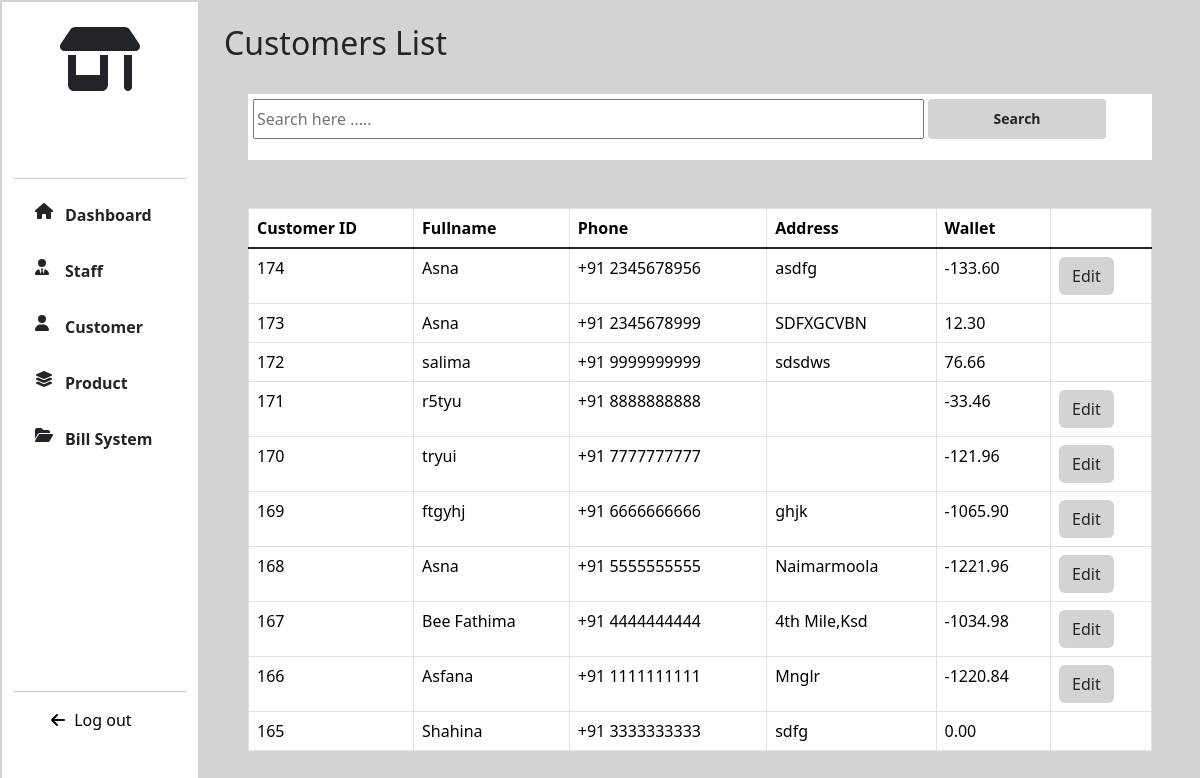
/CUSTOMER/ (signed in), run on an earlier commit of the app's database.
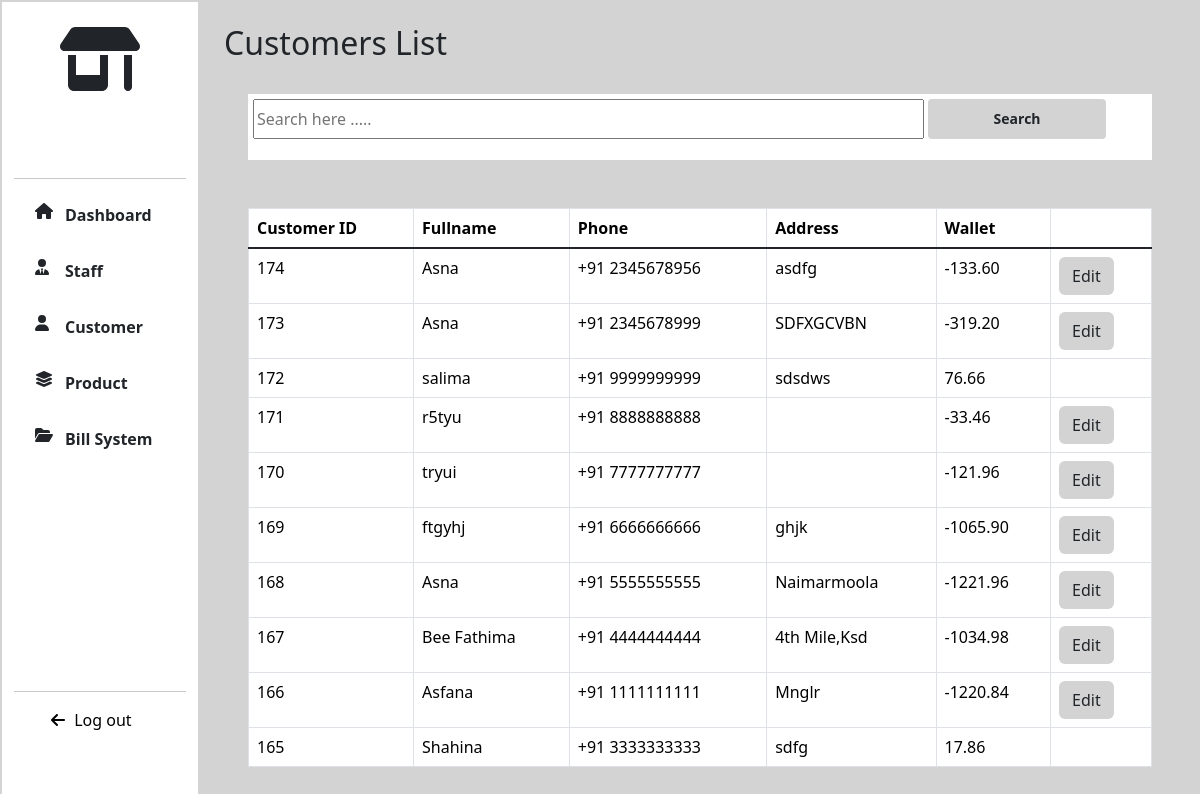
And on a later commit of the database.
### CUSTOMER/models.py (models this page shows, shortened)
class Customer(models.Model):
    fullname=models.CharField(max_length=255)
    phone=models.IntegerField(unique=True)
    address=models.TextField()
    wallet=models.DecimalField(max_digits=10,decimal_places=2,default=0.00)
    credit_limit = models.DecimalField(max_digits=10, decimal_places=2, default=Decimal('1000.00'))

### CUSTOMER/views.py (the view)
# urls.py: path('',views.customers,name="customers"),
@login_required
def customers(request):
    customers=Customer.objects.all().order_by('-id')
    if request.method == "GET":
        search=request.GET.get("search")
        customer=Customer.objects.all().order_by('-id')
        if search:
            customers=Customer.objects.filter(Q(fullname__icontains=search)|Q(id__icontains=search)|Q(phone__icontains=search))
        else:
            customers=Customer.objects.all().order_by('-id')
    return render(request,"customers.html",locals())

### Templates/customers.html (shortened to what this page needs)
{% extends 'extends.html' %}
{% load static %}
{% block link %}
<link rel="stylesheet" href="{% static '/CSS/product.css' %}">
{% endblock %}
{% block content %}
<div class="col-lg-10 col-md-9 col-sm-9 page-col p-4">
   <h2>Customers List</h2>
    <div class="search-div p-4">
                <div class="search-content">
                <form action="{% url 'customers' %}" method="get" style="width: 100%;">
                    <input type="text" class="search-input" name="search" style="width: 75%;" autocomplete="off" placeholder="Search here .....">
                    <button type="submit" class="btn btn-product search-btn btn-sm" style="width: 20%;padding: 0px;">Search</button>
                  </form>
                </div>
          </div>
   {% if customers %}
    <div class="table-div p-4">
        <div class="table-responsive" >
        <table class="table table-hover table-bordered">
            <thead>
                <tr>
                    <th scope="col">Customer ID</th>
                    <th scope="col">Fullname</th>
                    <th scope="col">Phone</th>
                    <th scope="col">Address</th>
                    <th scope="col">Wallet</th>
                    <th scope="col"></th>
                </tr>
                </thead>
                <tbody class="table-group-divider">
                {% for customer in customers %}
                    <tr>
                        <td class="text-nowrap">{{ customer.id }}</td>
                        <td class="text-nowrap">{{ customer.fullname }}</td>
                        <td class="text-nowrap">+91 {{ customer.phone }}</td>
                        <td class="text-nowrap">{{ customer.address }}</td>
                        <td class="text-nowrap">{{ customer.wallet }}</td>
                        <td class="text-nowrap">{% if customer.wallet < 0%}<a href="{% url 'edit_wallet' customer.id %}" class="btn btn-product">Edit</a> {% endif %}</td>
                    </tr>
                {% endfor %}
                </tbody>
        </table>
        </div>
    </div>
   {% else %}
    <div class="else">
            <div class="p-4 text-center text-box">
            <h4>No Customer found!</h4>
            </div>
    </div>
   {% endif %}
</div>
{% endblock %}

What changed in the data, as far as the page shows it:
changed Customer "SDFXGCVBN": wallet "12.30" → "-319.20"; now shows "Edit"
changed Customer "Shahina": wallet "0.00" → "17.86"
